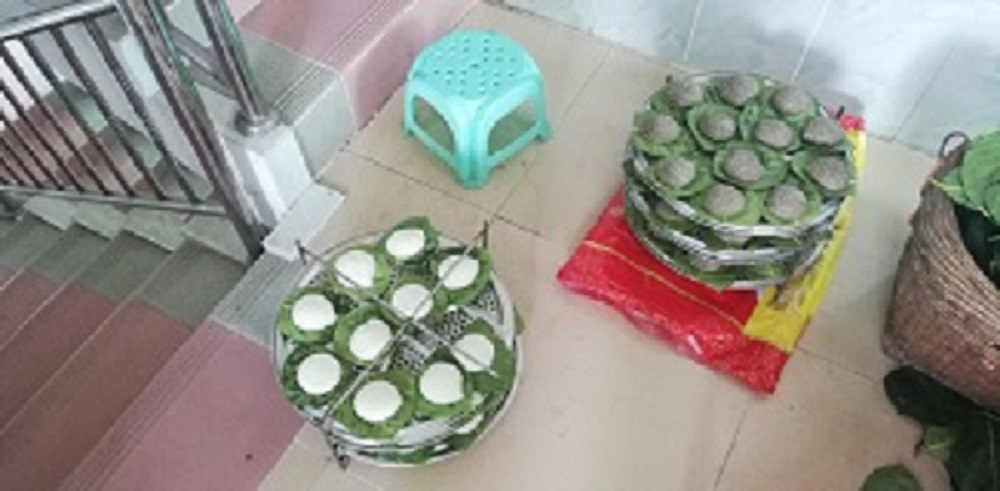
#> input picture img_source/food.jpg, 1000 x 491 px
$ python histogram_with_mask.py --image ../../img_source/food.jpg
#> lines starting #> are read from the running program, lines starting #| are printed output that depends on the picture; after the words box and inside, x2 and y2 are one past the last pixel; in counts of white or black regions, pixels touching at a corner belong together
from matplotlib import pyplot as plot
import argparse
import cv2
import numpy as np

def plot_histogram(image, title, mask = None):
    chans = cv2.split(image)
    colors = ("b", "g", "r")
    plot.figure()
    plot.title(title)
    plot.xlabel("Bins")
    plot.ylabel("# of Pixels")

    for (chan, color) in zip(chans, colors):
        hist = cv2.calcHist([chan], [0], mask, [256], [0, 256])
        plot.plot(hist, color = color)
        plot.xlim([0, 256])

ap = argparse.ArgumentParser()
ap.add_argument("-i", "--image", required = True,
help = "Path to the image")
args = vars(ap.parse_args())

image = cv2.imread(args["image"])
#> image is the input picture: shape (491, 1000, 3); mean B, G, R 137.3, 144.4, 148
cv2.imshow("Original", image)
plot_histogram(image, "Histogram for Original Image")
#> the loop in plot_histogram, `for (chan, color) in zip(chans, colors):` made 3 passes
#> color on passes 1 to 3: 'b', 'g', 'r'

mask = np.zeros(image.shape[:2], dtype = "uint8")
cv2.rectangle(mask, (15, 15), (130, 100), 255, -1)
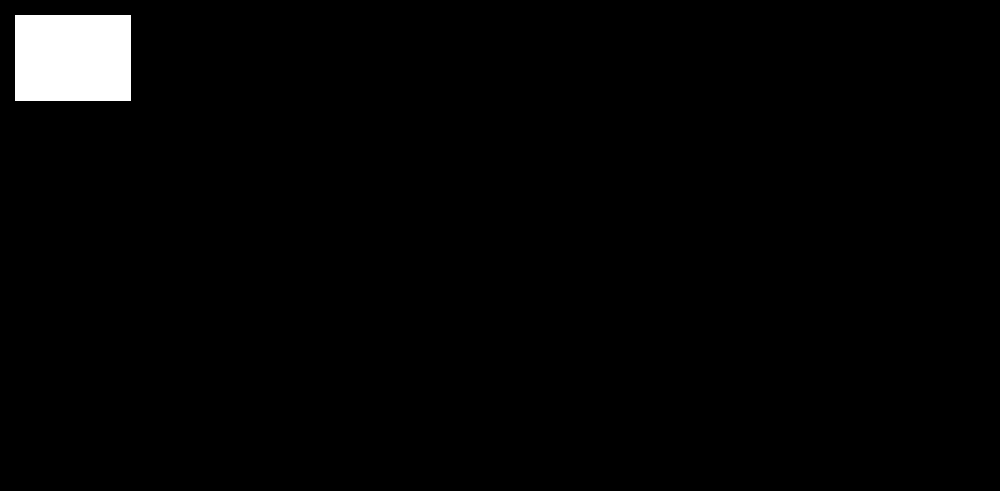
#> mask: shape (491, 1000); 2% white; 1 white region, box (x1, y1, x2, y2) and area: (15, 15, 131, 101) 9976
cv2.imshow("Mask", mask)

masked = cv2.bitwise_and(image, image, mask = mask)
cv2.imshow("Applying the Mask", masked)

plot_histogram(image, "Histogram for Masked Image", mask = mask)
#> the loop in plot_histogram (call 2), `for (chan, color) in zip(chans, colors):` made 3 passes
plot.show()
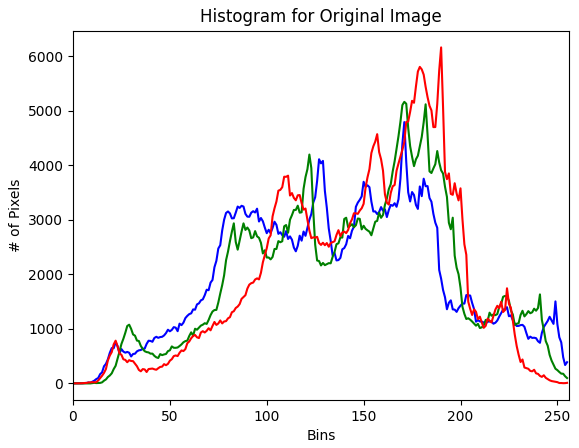
#> figure drawn by matplotlib, 1 panel; curve peaks at x = 171, y = 4789; curve peaks at x = 171, y = 5160; curve peaks at x = 190, y = 6158
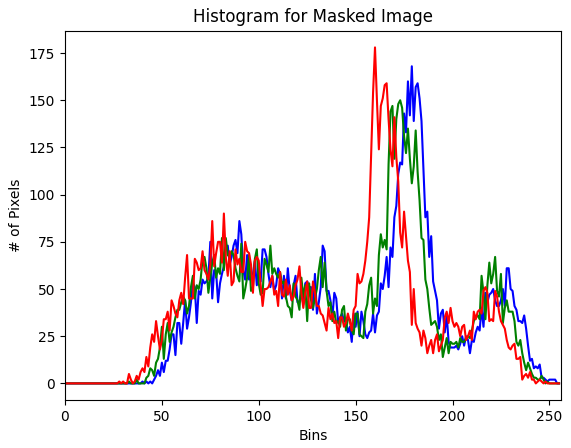
#> figure drawn by matplotlib, 1 panel; curve peaks at x = 179, y = 168; curve peaks at x = 173, y = 150; curve peaks at x = 160, y = 178
